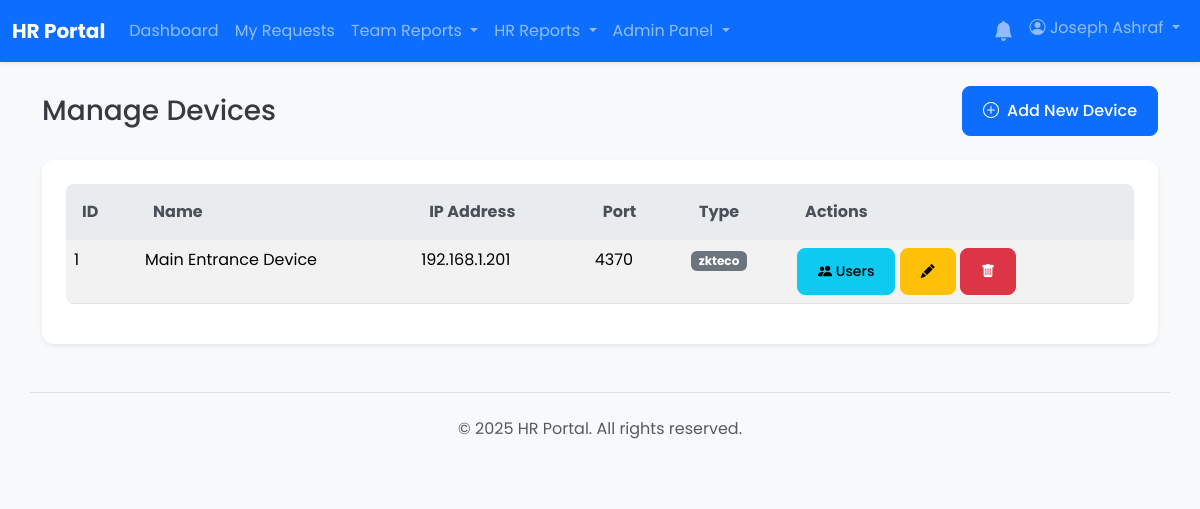
/admin/devices.php (signed in), run on an earlier commit of the app's database.
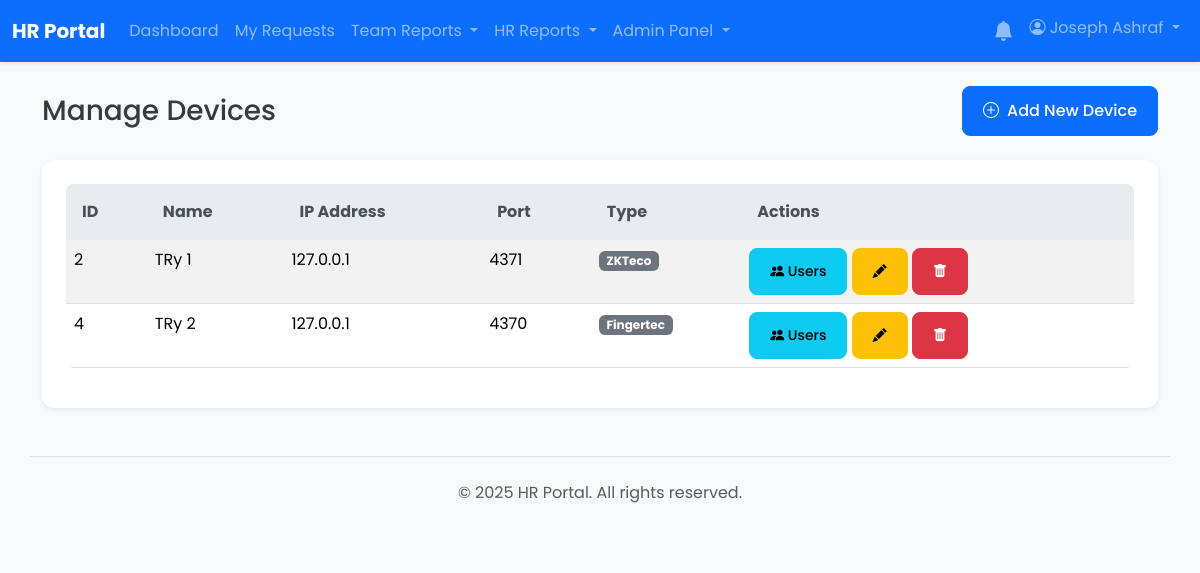
And on a later commit of the database.
### tables this page shows
CREATE TABLE `devices` (
  `id` int(11) NOT NULL,
  `name` varchar(255) NOT NULL COMMENT 'A user-friendly name, e.g., "Main Entrance"',
  `ip_address` varchar(45) NOT NULL COMMENT 'IP for PULL mode, reference for PUSH mode',
  `port` int(11) NOT NULL DEFAULT 4370,
  `device_type` varchar(50) NOT NULL DEFAULT 'ZKTeco',
  `device_brand` varchar(50) NOT NULL COMMENT 'The driver to use, e.g., fingertec, zkteco',
  `serial_number` varchar(100) DEFAULT NULL,
  `communication_key` varchar(255) DEFAULT '0' COMMENT 'Device password, if any',
  `is_active` tinyint(1) DEFAULT 1 COMMENT 'Toggle if the sync script should poll this device',
  `last_sync_timestamp` datetime DEFAULT NULL COMMENT 'Tracks the last successful communication',
  `created_at` timestamp NOT NULL DEFAULT current_timestamp(),
  `updated_at` timestamp NOT NULL DEFAULT current_timestamp() ON UPDATE current_timestamp()
);

### admin/devices.php (the view, shortened to what this page needs)
<?php
require_once __DIR__ . '/../app/bootstrap.php';
$stmt = $pdo->query("SELECT * FROM devices ORDER BY name ASC");
$devices = $stmt->fetchAll(PDO::FETCH_ASSOC);
include __DIR__ . '/../app/templates/header.php';
?>
<div class="d-flex justify-content-between align-items-center mb-4">
    <h1 class="h3 mb-0">Manage Devices</h1>
    <button class="btn btn-primary" data-bs-toggle="modal" data-bs-target="#deviceModal">
        <i class="bi bi-plus-circle me-2"></i>Add New Device
    </button>
</div>
<div class="card shadow-sm">
    <div class="card-body">
        <div class="table-responsive">
            <table class="table table-striped table-hover">
                <thead class="table-light">
                    <tr>
                        <th>ID</th>
                        <th>Name</th>
                        <th>IP Address</th>
                        <th>Port</th>
                        <th>Type</th>
                        <th>Actions</th>
                    </tr>
                </thead>
                <tbody>
                    <?php if (empty($devices)): ?>
                        <tr>
                            <td colspan="6" class="text-center">No devices found.</td>
                        </tr>
                    <?php else: ?>
                        <?php foreach ($devices as $device): ?>
                            <tr>
                                <td><?= htmlspecialchars($device['id']) ?></td>
                                <td><?= htmlspecialchars($device['name']) ?></td>
                                <td><?= htmlspecialchars($device['ip_address']) ?></td>
                                <td><?= htmlspecialchars($device['port']) ?></td>
                                <td><span class="badge bg-secondary"><?= htmlspecialchars($device['device_brand'] ?? 'N/A') ?></span></td>
                                <td>
                                    <a href="device_users.php?id=<?= $device['id'] ?>" class="btn btn-info btn-sm" title="Manage Users">
                                        <i class="bi bi-people-fill"></i> Users
                                    </a>
                                    <button class="btn btn-warning btn-sm edit-device-btn"
                                            data-bs-toggle="modal"
                                            data-bs-target="#deviceModal"
                                            data-id="<?= $device['id'] ?>"
                                            data-name="<?= htmlspecialchars($device['name']) ?>"
                                            data-ip="<?= htmlspecialchars($device['ip_address']) ?>"
                                            data-port="<?= htmlspecialchars($device['port']) ?>"
                                            data-type="<?= htmlspecialchars($device['device_brand'] ?? '') ?>"
                                            title="Edit Device">
                                        <i class="bi bi-pencil-fill"></i>
                                    </button>
                                    <a href="devices.php?action=delete&id=<?= $device['id'] ?>" class="btn btn-danger btn-sm" onclick="return confirm('Are you sure you want to delete this device?');" title="Delete Device">
                                        <i class="bi bi-trash-fill"></i>
                                    </a>
                                </td>
                            </tr>
                        <?php endforeach; ?>
                    <?php endif; ?>
                </tbody>
            </table>
        </div>
    </div>
</div>
<?php include __DIR__ . '/../app/templates/footer.php'; ?>

What changed in the data, as far as the page shows it:
removed devices: id "1", name "Main Entrance Device", ip_address "192.168.1.201", port "4370", device_brand "zkteco"
added devices: id "2", name "TRy 1", ip_address "127.0.0.1", port "4371", device_brand "ZKTeco"
added devices: id "4", name "TRy 2", ip_address "127.0.0.1", port "4370", device_brand "Fingertec"
